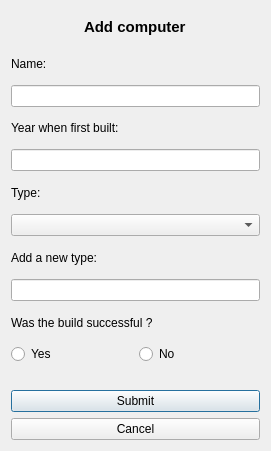
<?xml version="1.0" encoding="UTF-8"?>
<ui version="4.0">
 <class>addComputer</class>
 <widget class="QDialog" name="addComputer">
  <property name="geometry">
   <rect>
    <x>0</x>
    <y>0</y>
    <width>271</width>
    <height>451</height>
   </rect>
  </property>
  <property name="minimumSize">
   <size>
    <width>271</width>
    <height>451</height>
   </size>
  </property>
  <property name="windowTitle">
   <string>Dialog</string>
  </property>
  <property name="toolTipDuration">
   <number>0</number>
  </property>
  <layout class="QVBoxLayout" name="verticalLayout">
   <item alignment="Qt::AlignHCenter">
    <widget class="QLabel" name="label">
     <property name="font">
      <font>
       <pointsize>11</pointsize>
       <weight>75</weight>
       <bold>true</bold>
      </font>
     </property>
     <property name="toolTipDuration">
      <number>0</number>
     </property>
     <property name="text">
      <string>Add computer</string>
     </property>
    </widget>
   </item>
   <item>
    <widget class="QLabel" name="nameText">
     <property name="toolTipDuration">
      <number>0</number>
     </property>
     <property name="text">
      <string>Name:</string>
     </property>
    </widget>
   </item>
   <item>
    <widget class="QLineEdit" name="nameInput">
     <property name="toolTipDuration">
      <number>0</number>
     </property>
    </widget>
   </item>
   <item>
    <widget class="QLabel" name="yobText">
     <property name="toolTipDuration">
      <number>0</number>
     </property>
     <property name="text">
      <string>Year when first built:</string>
     </property>
    </widget>
   </item>
   <item>
    <widget class="QLineEdit" name="yobInput">
     <property name="toolTipDuration">
      <number>0</number>
     </property>
    </widget>
   </item>
   <item>
    <widget class="QLabel" name="typeText">
     <property name="toolTipDuration">
      <number>0</number>
     </property>
     <property name="text">
      <string>Type:</string>
     </property>
    </widget>
   </item>
   <item>
    <widget class="QComboBox" name="typeDropDown">
     <property name="toolTipDuration">
      <number>0</number>
     </property>
    </widget>
   </item>
   <item>
    <widget class="QLabel" name="addNewTypeText">
     <property name="toolTipDuration">
      <number>0</number>
     </property>
     <property name="text">
      <string>Add a new type: </string>
     </property>
    </widget>
   </item>
   <item>
    <widget class="QLineEdit" name="newTypeInput">
     <property name="toolTipDuration">
      <number>0</number>
     </property>
    </widget>
   </item>
   <item>
    <widget class="QLabel" name="successfulText">
     <property name="toolTipDuration">
      <number>0</number>
     </property>
     <property name="text">
      <string>Was the build successful ?</string>
     </property>
    </widget>
   </item>
   <item>
    <layout class="QHBoxLayout" name="horizontalLayout">
     <item>
      <widget class="QRadioButton" name="yesButton">
       <property name="toolTipDuration">
        <number>0</number>
       </property>
       <property name="text">
        <string>Yes</string>
       </property>
      </widget>
     </item>
     <item>
      <widget class="QRadioButton" name="noButton">
       <property name="toolTipDuration">
        <number>0</number>
       </property>
       <property name="text">
        <string>No</string>
       </property>
      </widget>
     </item>
    </layout>
   </item>
   <item>
    <spacer name="horizontalSpacer">
     <property name="orientation">
      <enum>Qt::Horizontal</enum>
     </property>
     <property name="sizeHint" stdset="0">
      <size>
       <width>40</width>
       <height>20</height>
      </size>
     </property>
    </spacer>
   </item>
   <item>
    <widget class="QPushButton" name="submitButton">
     <property name="toolTipDuration">
      <number>0</number>
     </property>
     <property name="text">
      <string>Submit</string>
     </property>
    </widget>
   </item>
   <item>
    <widget class="QPushButton" name="cancelButton">
     <property name="toolTipDuration">
      <number>0</number>
     </property>
     <property name="text">
      <string>Cancel</string>
     </property>
    </widget>
   </item>
  </layout>
 </widget>
 <tabstops>
  <tabstop>nameInput</tabstop>
  <tabstop>yobInput</tabstop>
  <tabstop>typeDropDown</tabstop>
  <tabstop>newTypeInput</tabstop>
  <tabstop>yesButton</tabstop>
  <tabstop>noButton</tabstop>
  <tabstop>submitButton</tabstop>
 </tabstops>
 <resources/>
 <connections/>
</ui>
